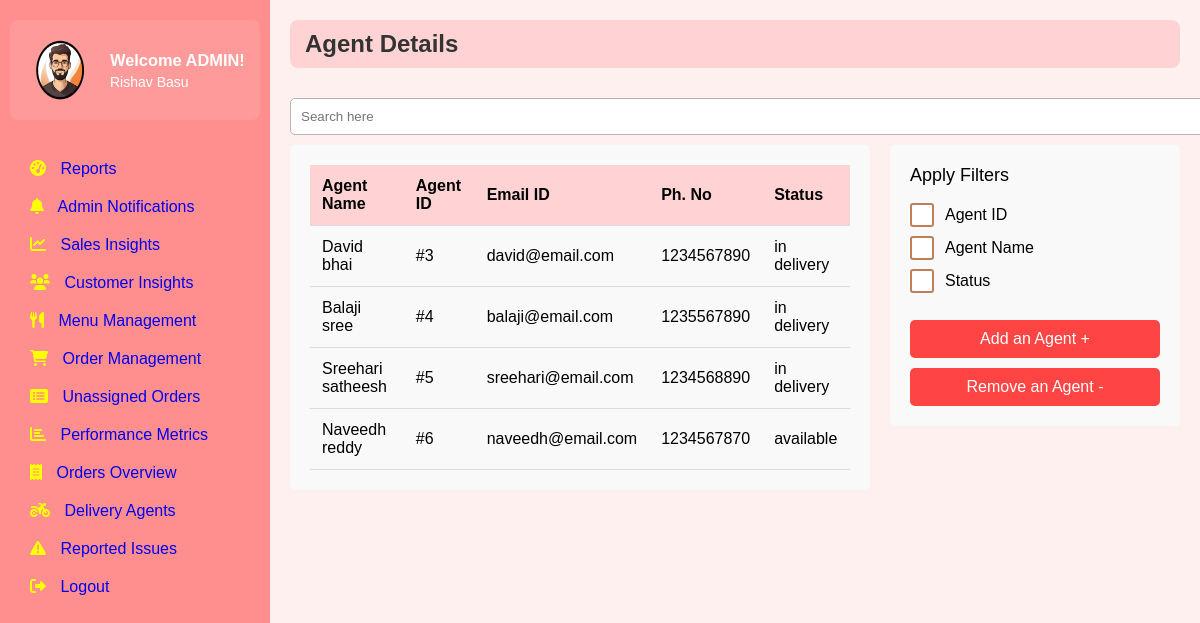
Screenshot of /staff-details (signed in) with the database file from the repository.
### tables this page shows
CREATE TABLE Delivery_agents (
        id INTEGER PRIMARY KEY,
        name TEXT NOT NULL,
        status TEXT NOT NULL,
        FOREIGN KEY (id) REFERENCES Users(user_id),
        FOREIGN KEY (name) REFERENCES Users(full_name)
    );

CREATE TABLE users (
        user_id INTEGER PRIMARY KEY AUTOINCREMENT,
        email TEXT UNIQUE NOT NULL,
        password_hash TEXT NOT NULL,
        full_name TEXT,
        phone_number TEXT,
        created_at TIMESTAMP DEFAULT CURRENT_TIMESTAMP,
        updated_at TIMESTAMP DEFAULT CURRENT_TIMESTAMP,
        last_login TIMESTAMP,
        is_active BOOLEAN DEFAULT TRUE,
        is_admin INTEGER DEFAULT 0,
        is_delivery_boy INTEGER DEFAULT 0,
        role_id INTEGER,
        FOREIGN KEY(role_id) REFERENCES roles(role_id)
    );

### app.py (the view)
@app.route('/staff-details')
def staff_list():
    if not is_admin():
        flash('Access denied. Admins only.', 'error')
        return redirect(url_for('signin'))
    conn = get_db_connection()
    staff_data = {}
    cursor = conn.execute('''
        SELECT da.id, da.name, da.status, u.email, u.phone_number as phone, u.created_at
        FROM Delivery_agents da
        JOIN Users u ON da.id = u.user_id''')
    staff_data = []
    for row in cursor:
        staff_data.append({
            'id': str(row['id']),
            'name': row['name'],
            'email': row['email'],
            'phone': row['phone'],
            'status': row['status']
        })
    conn.close()
    return render_template('staff_list.html', staff_data=staff_data)

### app.py (called while the page is built)
def is_admin():
    user_email = session.get('user')
    if not user_email:
        print("No user in session")
        return False
    conn = get_db()
    cursor = conn.cursor()
    cursor.execute('SELECT is_admin FROM Users WHERE email = ?', (user_email,))
    user = cursor.fetchone()
    conn.close()
    if user:
        print(f"User {user_email} is {'an admin' if user['is_admin'] == 1 else 'not an admin'}")
    return user and user['is_admin'] == 1

@app.teardown_appcontext
def close_connection(exception):
    db = getattr(g, '_database', None)
    if db is not None:
        db.close()

def get_db():
    conn = sqlite3.connect('existing_database.db')
    conn.row_factory = sqlite3.Row
    return conn

def get_db_connection():
    conn = sqlite3.connect("existing_database.db")
    conn.row_factory = sqlite3.Row
    return conn

### templates/staff_list.html (shortened to what this page needs)
{% extends 'base.html' %}
{% block extra_css %}
<link rel="stylesheet" href="{{ url_for('static', filename='css/staff_list.css') }}">
{% endblock %}
{% block content %}
<div class="header">
    <div class="header-content">
    <span class="order-title"><b>Agent Details</b></span>
</div>
</div>
<input type="text" placeholder="Search here" class="search-bar">
<div class="content-wrapper">
    <div class="staff-table">
        <table>
            <thead>
                <tr>
                    <th>Agent Name</th>
                    <th>Agent ID</th>
                    <th>Email ID</th>
                    <th>Ph. No</th>
                    <th>Status</th>
                </tr>
            </thead>
            <tbody>
                {% for staff in staff_data %}
                <tr>
                    <td><a href="{{ url_for('staff_details', agent_id=staff.id) }}" class="staff-name">{{ staff.name }}</a></td>
                    <td>#{{ staff.id }}</td>
                    <td>{{ staff.email }}</td>
                    <td>{{ staff.phone }}</td>
                    <td>{{ staff.status }}</td>
                </tr>
                {% endfor %}
            </tbody>
        </table>
    </div>
    <div class="filters">
        <div class="filter-title">Apply Filters</div>
        <div class="filter-item">
            <label for="agent-id">Agent ID</label>
        </div>
        <div class="filter-item">
            <label for="agent-name">Agent Name</label>
        </div>
        <div class="filter-item">
            <label for="status">Status</label>
        </div>
        <div class="action-buttons">
            <a href="" class="action-button add">Add an Agent +</a>
            <a href="" class="action-button remove">Remove an Agent -</a>
        </div>
    </div>
</div>
{% endblock %}

### templates/base.html (shortened to what this page needs)
<!DOCTYPE html>
<html lang="en">
<head>
    {% block extra_css %}{% endblock %}
    <link rel="stylesheet" href="{{ url_for('static', filename='css/base.css') }}">
    <link rel="stylesheet" href="https://cdnjs.cloudflare.com/ajax/libs/font-awesome/6.0.0-beta3/css/all.min.css">
</head>
<body>
    <div class="container">
        <div class="sidebar">
            <div class="profile">
                <img src="{{ url_for('static', filename='images/admin.png') }}" alt="Admin" class="image">
                <div class="profile-info">
                    <h2>Welcome ADMIN!</h2>
                    <p>Rishav Basu</p>
                </div>
            </div>
            <div class="menu">
                <ul>
                    <li><a href="{{ url_for('reports')}}" data-section="reports"><i class="fas fa-tachometer-alt"></i> Reports</a></li>
                    <li><a href="{{ url_for('admin_notifications')}}" data-section="admin-notifications"><i class="fas fa-bell"></i> Admin Notifications</a></li>
                    <li><a href="{{ url_for('sales_trends')}}" data-section="sales-trends"><i class="fas fa-chart-line"></i> Sales Insights</a></li>
                    <li><a href="{{ url_for('feedback_analysis')}}" data-section="customer-insights"><i class="fas fa-users"></i> Customer Insights</a></li>
                    <li><a href="{{ url_for('admin')}}"><i class="fas fa-utensils"></i> Menu Management</a></li>
                    <li><a href="{{ url_for('order_management')}}"><i class="fas fa-shopping-cart"></i> Order Management</a></li>
                    <li><a href="{{ url_for('unassigned_orders') }}"><i class="fas fa-list-alt"></i> Unassigned Orders</a></li>
                    <li><a href="{{url_for('performance_metrics')}}"><i class="fas fa-chart-bar"></i> Performance Metrics</a></li>
                    <li><a href="{{ url_for('order_overview') }}"><i class="fas fa-receipt"></i> Orders Overview</a></li>
                    <li><a href="{{url_for('staff_list')}}"><i class="fas fa-motorcycle"></i> Delivery Agents</a></li>
                    <li><a href="{{url_for('issues_reported')}}"><i class="fas fa-exclamation-triangle"></i> Reported Issues</a></li>
                    <li><a href="{{url_for('signin')}}"><i class="fas fa-sign-out-alt"></i> Logout</a></li>
                </ul>
            </div>
        </div>
<div class="main-content">
{% block content %}
{% endblock %}
</div>
</body>
</html>

### static/css/staff_list.css (style rules this page uses)
.header { border-radius: 8px; margin-bottom: 20px; margin-left: 20px; display: flex; gap:20px; background-color: #FFD3D3; padding: 10px 5px 10px 5px; }
.order-title { font-size: 24px; color: #333; margin-left: 10px; }
.header-content { justify-content: flex-start !important; }
.search-bar { padding: 10px; width: 100%; max-width: 950px; border: 1px solid #b5b3b3; border-radius: 5px; margin: 10px 0; margin-left: 20px; }
.content-wrapper { display: flex; gap: 20px; }
.staff-table { flex: 1; background-color: #f9f9f9; padding: 20px; border-radius: 5px; margin-left: 20px; }
table { width: 100%; border-collapse: collapse; }
th { background-color: #FFD3D3; }
th, td { padding: 12px; text-align: left; border-bottom: 1px solid #ddd; }
.staff-name { color: #000; text-decoration: none; }
.filters { width: 250px; background-color: #f9f9f9; padding: 20px; border-radius: 5px; height: fit-content; }
.filter-title { font-size: 18px; font-weight: 500; margin-bottom: 20px; }
.filter-item { margin: 15px 0; display: flex; align-items: center; }
.filter-item label { position: relative; padding-left: 35px; cursor: pointer; font-size: 16px; user-select: none; }
.filter-item label:before { content: ''; position: absolute; left: 0; top: 50%; transform: translateY(-50%); width: 20px; height: 20px; border: 2px solid #c17f59; background-color: white; border-radius: 3px; }
.action-buttons { margin-top: 30px; display: flex; flex-direction: column; gap: 10px; }
.action-button { padding: 10px; border: none; border-radius: 5px; color: white; cursor: pointer; text-align: center; text-decoration: none; font-size: 16px; background-color: #ff4444; transition: background-color 0.3s; }

### static/css/base.css (style rules this page uses)
body, h1, p, ul, li { margin: 0; padding: 0; list-style: none; box-sizing: border-box; }
h2 { margin-top: 0; font-size: 24px; }
.profile { display: flex; align-items: center; gap: 15px; padding: 15px; background-color: rgba(255, 255, 255, 0.1); border-radius: 8px; margin-bottom: 30px; }
.image { width: 70px; height: 70px; border-radius: 50%; }
.profile-info h2 { font-size: 16.4px; margin-bottom: 4px; }
.profile-info p { font-size: 14px; }
body { font-family: Arial, sans-serif; background: #ffe6e698; }
.container { display: flex; flex-wrap: nowrap; height: 100vh; position: relative; }
.sidebar { width: 250px; background: rgb(255, 142, 142); color: white; height: 100vh; padding: 20px 10px; transition: width 0.3s ease, background 0.3s ease; position: fixed; left: 0; top: 0; z-index: 100; }
.sidebar .menu ul { padding: 0; }
.sidebar .menu ul li { width: 100%; transition: all 0.3s ease; padding: 10px 20px; }
.sidebar .menu ul li a { display: block; font-size: 16px; transition: font-size 0.3s ease; text-decoration: none; }
.sidebar .menu ul li a i { margin-right: 10px; color: yellow; }
.main-content { flex: 1; padding: 20px; transition: padding 0.3s ease; margin-left: 250px; transition: margin-left 0.3s ease; }
.header { display: flex; justify-content: space-between; align-items: center; margin-bottom: 20px; }

### rows the page displays
Delivery_agents: name "David bhai", id "3", email "david@email.com", phone "1234567890", status "in delivery"
Delivery_agents: name "Balaji sree", id "4", email "balaji@email.com", phone "1235567890", status "in delivery"
Delivery_agents: name "Sreehari satheesh", id "5", email "sreehari@email.com", phone "1234568890", status "in delivery"
Delivery_agents: name "Naveedh reddy", id "6", email "naveedh@email.com", phone "1234567870", status "available"
